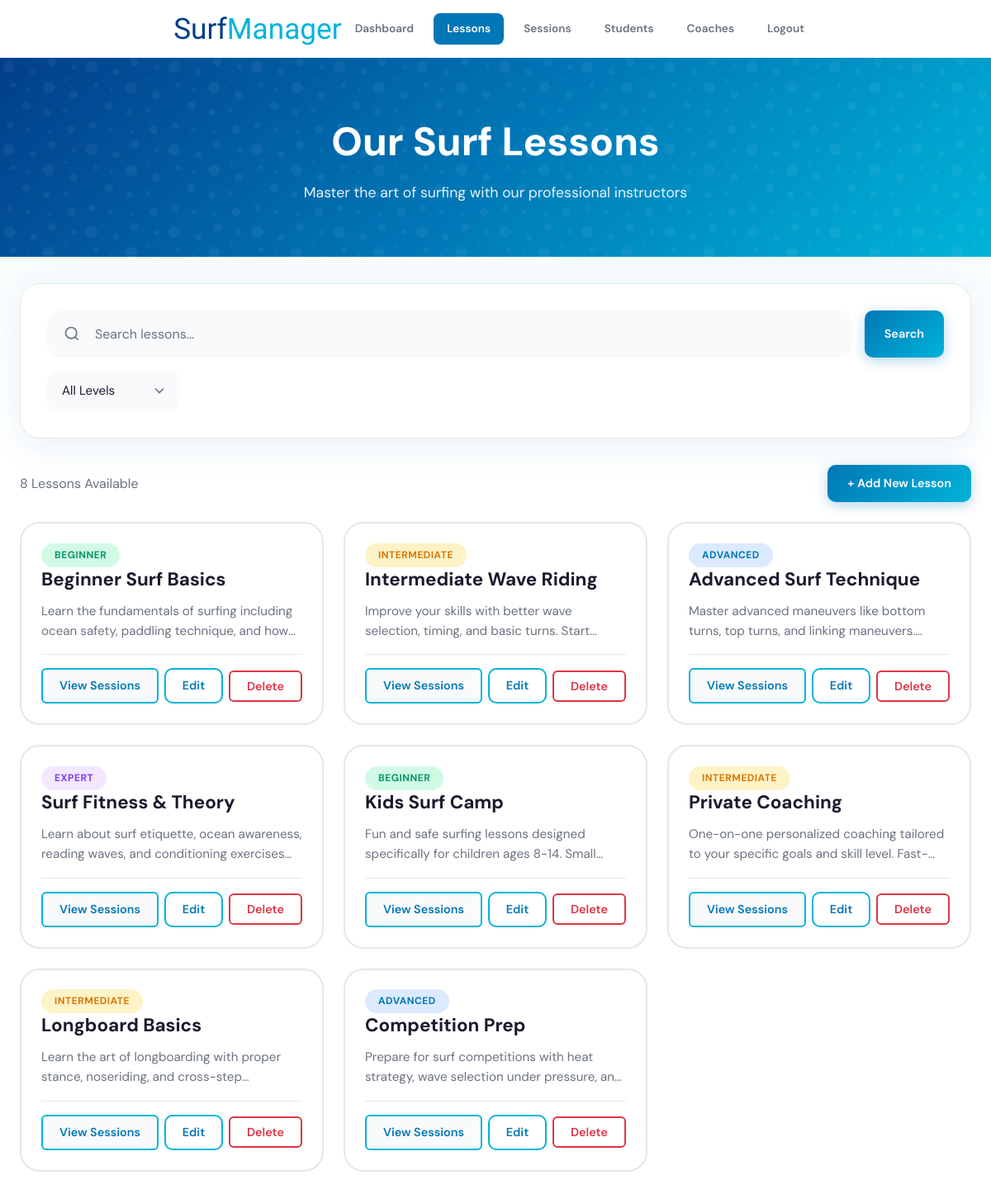
/lessons (signed in), run on the app's committed database.
### tables this page shows
CREATE TABLE IF NOT EXISTS lessons (
    id INT AUTO_INCREMENT PRIMARY KEY,
    title VARCHAR(255) NOT NULL,
    description TEXT,
    level ENUM('Beginner', 'Intermediate', 'Advanced', 'Expert') DEFAULT 'Beginner',
    created_at TIMESTAMP DEFAULT CURRENT_TIMESTAMP
);

### app/Configs/Model.php (called while the page is built, shortened)
<?php
class Model {
    private $host = 'localhost';
    private $dbname = 'surfManager';
    private $dbuser = 'root';
    private $password = '';
    public function __construct() {
        try {
            $this->db = new PDO("mysql:host={$this->host};dbname={$this->dbname}", $this->dbuser, $this->password);
        } catch (PDOException $e) {
            die("Connection failed: " . $e->getMessage());
        }
    }
}

### app/Models/LessonModel.php (called while the page is built, shortened)
<?php
class LessonModel extends Model {
    public function getLessons() {
        try {
            $query = 'SELECT * FROM lessons ORDER BY created_at DESC';
            $stmt = $this->db->prepare($query);
            $stmt->execute();
            return $stmt->fetchAll(PDO::FETCH_ASSOC);
        } catch (Exception $e) {
            $this->error = true;
            return [];
        }
    }
}

### app/Views/admin/lessons.php (the view, shortened to what this page needs)
<!DOCTYPE html>
<html lang="en">
<head>
    <link rel="stylesheet" href="<?= $baseUrl ?>app/Views/css/surf-theme.css">
    <link rel="stylesheet" href="<?= $baseUrl ?>app/Views/css/lessons.css">
</head>
<body>
    <header>
        <div class="container header-content">
            <a href="<?= $baseUrl ?>dashboard" class="logo">Surf<span>Manager</span></a>
            <nav>
                <a href="<?= $baseUrl ?>dashboard">Dashboard</a>
                <a href="<?= $baseUrl ?>lessons" class="active">Lessons</a>
                <a href="<?= $baseUrl ?>sessions">Sessions</a>
                <a href="<?= $baseUrl ?>students">Students</a>
                <a href="<?= $baseUrl ?>coaches">Coaches</a>
                <a href="<?= $baseUrl ?>auth/logout">Logout</a>
            </nav>
        </div>
    </header>
    <section class="hero">
        <div class="container">
            <h1>Our Surf Lessons</h1>
            <p>Master the art of surfing with our professional instructors</p>
        </div>
    </section>
    <main class="container">
        <div class="search-section">
            <form action="<?= $baseUrl ?>lessons" method="GET" class="search-form">
                <div class="search-input">
                    <input
                        type="text"
                        name="search"
                        placeholder="Search lessons..."
                        value="<?= isset($_GET['search']) ? htmlspecialchars($_GET['search']) : '' ?>"
                    >
                </div>
                <button type="submit" class="btn btn-primary">Search</button>
            </form>
            <div class="filters-row">
                <select name="level" onchange="this.form.submit()">
                    <option value="">All Levels</option>
                </select>
            </div>
        </div>
        <div class="actions-row">
            <div class="results-info">
                <?= count($lessons ?? []) ?> Lessons Available
            </div>
            <a href="<?= $baseUrl ?>lessons/add" class="btn btn-primary">
                + Add New Lesson
            </a>
        </div>
        <?php if (!empty($lessons)): ?>
            <div class="lessons-grid">
                <?php foreach ($lessons as $lesson): ?>
                    <div class="lesson-card">
                    <div class="lesson-content">
                            <span class="badge badge-<?= strtolower($lesson['level'] ?? 'beginner') ?>">
                                <?= htmlspecialchars($lesson['level'] ?? 'Beginner') ?>
                            </span>
                            <h2 class="lesson-title"><?= htmlspecialchars($lesson['title']) ?></h2>
                            <p class="lesson-desc"><?= htmlspecialchars($lesson['description'] ?? '') ?></p>
                            <div class="lesson-footer">
                                <a href="<?= $baseUrl ?>lessons/<?= $lesson['id'] ?>" class="btn btn-secondary btn-sm">View Sessions</a>
                                <a href="<?= $baseUrl ?>lessons/edit/<?= $lesson['id'] ?>" class="btn btn-outline btn-sm">Edit</a>
                                <form action="<?= $baseUrl ?>lessons/delete/<?= $lesson['id'] ?>" method="POST" style="display:inline;">
                                    <button type="submit" class="btn btn-red-outline btn-sm" onclick="return confirm('Delete this lesson and all its sessions?')">Delete</button>
                                </form>
                            </div>
                        </div>
                    </div>
                <?php endforeach; ?>
            </div>
        <?php endif; ?>
    </main>
</body>
</html>

### router/index.php (shortened to what this page needs)
<?php
class Router {
    private $routes = [];
    public function get($pattern, $callback) {
        $this->routes[] = [
            'method' => 'GET',
            'pattern' => $pattern,
            'callback' => $callback
        ];
    }
    public function post($pattern, $callback) {
        $this->routes[] = [
            'method' => 'POST',
            'pattern' => $pattern,
            'callback' => $callback
        ];
    }
    public function run() {
        $basePath = '/surfManager';
        $path = parse_url($_SERVER['REQUEST_URI'], PHP_URL_PATH);
        $currentUrl = trim(str_replace($basePath, '', $path), '/');
        $requestMethod = $_SERVER['REQUEST_METHOD'];
        foreach ($this->routes as $route) {
            if ($route['method'] !== $requestMethod) continue;
            $patternRegex = preg_replace_callback('#\{([\w]+)\}#', function($matches) {
                return '(?P<' . $matches[1] . '>\d+)';
            }, $route['pattern']);
            if (preg_match("#^$patternRegex$#", $currentUrl, $matches)) {
                $params = [];
                [$class, $method] = $route['callback'];
                $controller = new $class();
                call_user_func_array([$controller, $method], $params);
                return;
            }
        }
    }
}
$router = new Router();
$router->get('home', [HomeController::class, 'show']);
$router->get('', [HomeController::class, 'show']);
$router->get('login', [AuthController::class, 'login']);
$router->post('auth/login', [AuthController::class, 'login']);
$router->get('signup', [AuthController::class, 'signup']);
$router->post('auth/signup', [AuthController::class, 'signup']);
$router->get('auth/logout', [AuthController::class, 'logout']);
if (isset($_SESSION['user'])) {
    if ($_SESSION['user']['role'] === 'admin') {
        $router->get('dashboard', [DashboardController::class, 'index']);
        $router->get('lessons', [LessonsController::class, 'index']);
        $router->get('lessons/{id}', [LessonsController::class, 'show']);
        $router->get('lessons/add', [LessonsController::class, 'add']);
        $router->post('lessons/add', [LessonsController::class, 'add']);
        $router->get('lessons/edit/{id}', [LessonsController::class, 'edit']);
        $router->post('lessons/edit/{id}', [LessonsController::class, 'edit']);
        $router->post('lessons/delete/{id}', [LessonsController::class, 'delete']);
        $router->get('sessions', [SessionsController::class, 'index']);
        $router->get('sessions/{id}', [SessionsController::class, 'show']);
        $router->get('sessions/add', [SessionsController::class, 'add']);
        $router->post('sessions/add', [SessionsController::class, 'add']);
        $router->get('sessions/edit/{id}', [SessionsController::class, 'edit']);
        $router->post('sessions/edit/{id}', [SessionsController::class, 'edit']);
        $router->post('sessions/delete/{id}', [SessionsController::class, 'delete']);
        $router->get('sessions/book/{id}', [BookingController::class, 'book']);
        $router->post('sessions/book/{id}', [BookingController::class, 'book']);
        $router->post('sessions/cancel/{assignmentId}/{sessionId}', [BookingController::class, 'cancelBooking']);
        $router->get('students', [StudentsController::class, 'index']);
        $router->get('students/{id}', [StudentsController::class, 'show']);
        $router->get('students/edit/{id}', [StudentsController::class, 'edit']);
        $router->post('students/edit/{id}', [StudentsController::class, 'edit']);
        $router->post('students/level/{id}', [StudentsController::class, 'updateLevel']);
        $router->post('students/payment/{assignmentId}/{studentId}', [StudentsController::class, 'updatePayment']);
        $router->get('coaches', [CoachController::class, 'index']);
        $router->get('coaches/add', [CoachController::class, 'add']);
        $router->post('coaches/add', [CoachController::class, 'add']);
        $router->post('coaches/delete/{id}', [CoachController::class, 'delete']);
        $router->get('profile', [ProfileController::class, 'profile']);
    }
}
$router->run();

### app/Controllers/LessonsController.php (shortened to what this page needs)
<?php
class LessonsController {
    public $baseUrl;
    public function __construct() {
        $this->baseUrl = 'http://localhost/surfManager/';
    }
    public function index() {
        $model = new LessonModel();
        $search = $_GET['search'] ?? '';
        $level = $_GET['level'] ?? '';
        if (!empty($search) || !empty($level)) {
            $lessons = $model->searchLessons($search, $level);
        } else {
            $lessons = $model->getLessons();
        }
        $data = [
            'siteName' => 'Surf Lessons',
            'baseUrl' => $this->baseUrl,
            'lessons' => $lessons
        ];
        $this->render_template('lessons', $data);
    }
    private function render_template(string $template = '', array $data = []) {
        if ($template) {
            extract($data);
            include '../app/Views/admin/' . $template . '.php';
            exit;
        }
    }
}

### app/Views/css/surf-theme.css (style rules this page uses)
:root { --white: #ffffff; --off-white: #f8fafb; --ocean-blue: #0077b6; --ocean-light: #00b4d8; --ocean-deep: #023e8a; --sea-foam: #90e0ef; --sand: #f5f0e8; --text-dark: #1a1a2e; --text-gray: #6b7280; --shadow: rgba(0, 119, 182, 0.1); }
* { margin: 0; padding: 0; box-sizing: border-box; }
body { font-family: 'DM Sans', sans-serif; background: linear-gradient(180deg, #e8f4f8 0%, var(--white) 30%); color: var(--text-dark); min-height: 100vh; line-height: 1.6; }
.container { max-width: 1200px; margin: 0 auto; padding: 0 1.5rem; }
header { background: var(--white); height: 70px; padding: 0; display: flex; align-items: center; box-shadow: 0 2px 20px var(--shadow); position: sticky; top: 0; z-index: 100; }
.logo { font-family: 'Allison', cursive; font-size: 1.8rem; color: var(--ocean-deep); text-decoration: none; }
header { background: var(--white); padding: 1rem 0; box-shadow: 0 2px 20px var(--shadow); position: sticky; top: 0; z-index: 100; }
.header-content { display: flex; justify-content: space-between; align-items: center; }
.logo { font-family: 'Allison', cursive; font-size: 2.2rem; color: var(--ocean-deep); text-decoration: none; }
.logo span { color: var(--ocean-light); }
nav { display: flex; align-items: center; gap: 0.5rem; }
nav a { padding: 0.5rem 1rem; color: var(--text-gray); text-decoration: none; font-weight: 600; font-size: 0.85rem; border-radius: 8px; transition: all 0.3s ease; }
nav a.active { color: var(--white); background: var(--ocean-blue); }
.hero { background: linear-gradient(135deg, var(--ocean-deep) 0%, var(--ocean-blue) 50%, var(--ocean-light) 100%); padding: 4rem 0; text-align: center; position: relative; overflow: hidden; }
.hero::before { content: ''; position: absolute; top: 0; left: 0; right: 0; bottom: 0; pointer-events: none; }
.hero h1 { font-size: 3rem; font-weight: 800; margin-bottom: 0.5rem; color: var(--white); }
.hero p { color: rgba(255, 255, 255, 0.9); font-size: 1.1rem; }
main { padding: 1.5rem 0; }
.btn { padding: 0.7rem 1.5rem; border: none; border-radius: 10px; font-size: 0.9rem; font-weight: 600; font-family: inherit; cursor: pointer; transition: all 0.3s ease; display: inline-flex; align-items: center; gap: 0.5rem; text-decoration: none; }
.btn-primary { background: linear-gradient(135deg, var(--ocean-blue) 0%, var(--ocean-light) 100%); color: var(--white); box-shadow: 0 4px 15px rgba(0, 119, 182, 0.3); }
.btn-secondary { background: var(--off-white); color: var(--ocean-blue); border: 2px solid var(--ocean-light); padding: 0.5rem 1.2rem; border-radius: 6px; font-size: 0.85rem; font-weight: 600; cursor: pointer; text-decoration: none; display: inline-block; }
.btn-outline { background: transparent; border: 2px solid var(--ocean-light); color: var(--ocean-blue); }
.btn-red-outline { background: transparent; border: 2px solid #dc3545; color: #dc3545; padding: 0.6rem 1.5rem; border-radius: 6px; font-size: 0.95rem; font-weight: 600; cursor: pointer; text-decoration: none; display: inline-block; }
.btn-sm { padding: 0.5rem 1.25rem; font-size: 0.9rem; }
.badge { padding: 0.4rem 1rem; border-radius: 50px; font-size: 0.75rem; font-weight: 700; text-transform: uppercase; letter-spacing: 0.5px; }
.badge-beginner { background: #d1fae5; color: #059669; }
.badge-intermediate { background: #fef3c7; color: #d97706; }
.badge-advanced { background: #dbeafe; color: var(--ocean-blue); }
.badge-expert { background: #f3e8ff; color: #7c3aed; }

### data on the page
lessons: level "BEGINNER", title "Beginner Surf Basics", description "Learn the fundamentals of surfing including ocean safety, paddling technique, and…"
lessons: level "INTERMEDIATE", title "Intermediate Wave Riding", description "Improve your skills with better wave selection, timing, and basic turns.…"
lessons: level "ADVANCED", title "Advanced Surf Technique", description "Master advanced maneuvers like bottom turns, top turns, and linking…"
lessons: level "EXPERT", title "Surf Fitness & Theory", description "Learn about surf etiquette, ocean awareness, reading waves, and conditioning…"
lessons: level "BEGINNER", title "Kids Surf Camp", description "Fun and safe surfing lessons designed specifically for children ages 8-14.…"
lessons: level "INTERMEDIATE", title "Private Coaching", description "One-on-one personalized coaching tailored to your specific goals and skill…"
lessons: level "INTERMEDIATE", title "Longboard Basics", description "Learn the art of longboarding with proper stance, noseriding, and…"
lessons: level "ADVANCED", title "Competition Prep", description "Prepare for surf competitions with heat strategy, wave selection under pressure,…"

### other printed values
count($lessons ?? []) "8"
